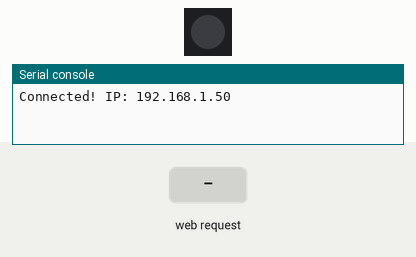
Recording of a program running on a simulated ESP32 board running MicroPython. Parts: 1 RGB LEDs in strip order, left to right, the last lines printed to the serial console. Inputs (shaded band) come from the test bench. WiFi joins after 1.5 s.

Above: at 3.2 s.
3.3 s: HTTP request GET /?RGB=red received
At 4.5 s:
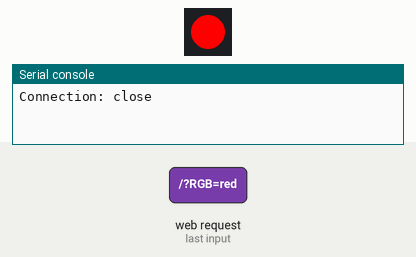
4.8 s: HTTP request GET /?RGB=green received
At 5.7 s:
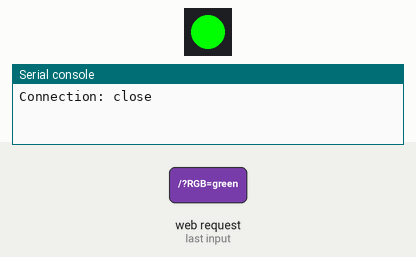
6.3 s: HTTP request GET /?RGB=blue received
At 6.9 s:
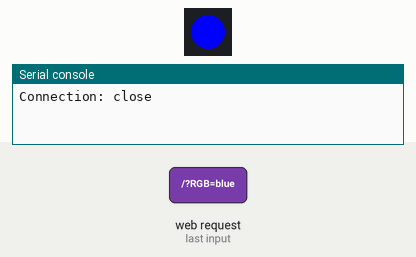
Timing chart, 0 to 9.3 s (numbered marks = the images above; inputs shaded):
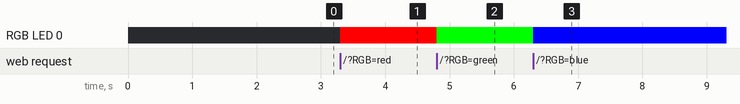

The program:

rgb-web.py
```python
import network
import socket
import time
from machine import Pin
from neopixel import NeoPixel

pin = Pin(48, Pin.OUT)   # set GPIO48  to output to drive NeoPixel
neo = NeoPixel(pin, 1)   # create NeoPixel driver on GPIO48 for 1 pixel

# Connect to Wi-Fi
ssid = "HackerMan"
password = "HackerMan1100"
sta = network.WLAN(network.STA_IF)
sta.active(True)
sta.connect(ssid, password)

while not sta.isconnected():
    time.sleep(1)

print("Connected! IP:", sta.ifconfig()[0])

# Start Web Server
def web_page():
    html = """<!DOCTYPE html>
    <html>
    <head><title>ESP32 RGB LED Control</title></head>
    <body>
    <h1>ESP32 RGB led Control</h1>
    <p><a href="/?RGB=red"><button>Turn RGB RED</button></a></p>
    <p><a href="/?RGB=green"><button>Turn RGB GREEN</button></a></p>
    <p><a href="/?RGB=blue"><button>Turn RGB BLUE</button></a></p>
    </body>
    </html>"""
    return html

s = socket.socket(socket.AF_INET, socket.SOCK_STREAM)
s.bind((sta.ifconfig()[0], 80))
s.listen(5)

while True:
    conn, addr = s.accept()
    print("Connection from:", addr)
    request = conn.recv(1024).decode()
    print("Request:", request)

    if "/?RGB=red" in request:
        neo[0] = (255, 0, 0) # set the first pixel to red
        neo.write()              # write data to all pixels
    elif "/?RGB=green" in request:
        neo[0] = (0, 255, 0) # set the first pixel to green
        neo.write()              # write data to all pixels
    elif "/?RGB=blue" in request:
        neo[0] = (0, 0, 255) # set the first pixel to blue
        neo.write()              # write data to all pixels

    response = web_page()
    conn.send("HTTP/1.1 200 OK\nContent-Type: text/html\n\n")
    conn.send(response)
    conn.close()
```

Measured:
- after the input at 3.3 s, RGB LED 0: off → RGB(255, 0, 0) at once
- after the input at 4.8 s, RGB LED 0: RGB(255, 0, 0) → RGB(0, 255, 0) at once
- after the input at 6.3 s, RGB LED 0: RGB(0, 255, 0) → RGB(0, 0, 255) at once
